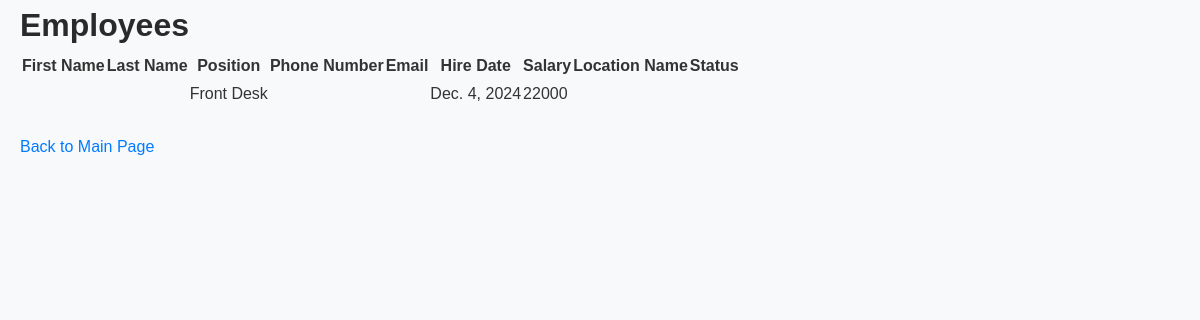
The app's page /employees/, older data.
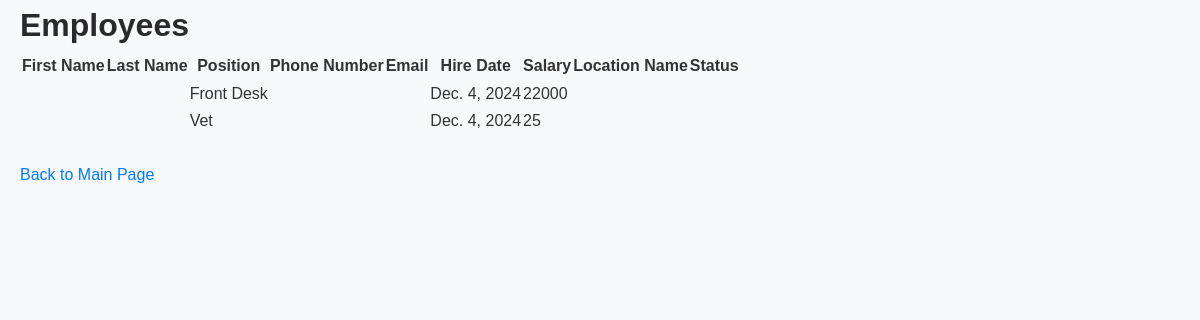
The same page, newer data.
### shelterapp/models.py (models this page shows, shortened)
class Staff(models.Model):
    staffID = models.AutoField(primary_key=True, unique=True)
    user = models.OneToOneField(CustomUser, on_delete=models.CASCADE, related_name='staff_profile')
    position = models.CharField(max_length=100)
    phone_number = models.CharField(
        max_length=14,  # Adjusted for (XXX) XXX-XXXX format
        validators=[
            RegexValidator(
                regex=r'^\(\d{3}\) \d{3}-\d{4}$',
                message="Phone number must be in the format '(XXX) XXX-XXXX'."
            )
        ]
    )
    hireDate = models.DateField()
    salary = models.IntegerField()

### shelterapp/views.py (the view)
# urls.py: path('employees/', views.view_employees, name='view_employees')
def view_employees(request):
    employees = Staff.objects.all()
    return render(request, 'view_employees.html', {'employees': employees})

### shelterapp/templates/view_employees.html (shortened to what this page needs)
<!DOCTYPE html>
<html lang="en">
<head>
    {% load static %}
    <link rel="stylesheet" href="{% static 'shelterapp/css/style.css' %}">
</head>
<body>
    <h1>Employees</h1>
    <table>
        <tr>
            <th>First Name</th>
            <th>Last Name</th>
            <th>Position</th>
            <th>Phone Number</th>
            <th>Email</th>
            <th>Hire Date</th>
            <th>Salary</th>
            <th>Location Name</th>
            <th>Status</th>
        </tr>
        {% for employee in employees %}
        <tr>
            <td>{{ employee.firstName }}</td>
            <td>{{ employee.lastName }}</td>
            <td>{{ employee.position }}</td>
            <td>{{ employee.phoneNumber }}</td>
            <td>{{ employee.email }}</td>
            <td>{{ employee.hireDate }}</td>
            <td>{{ employee.salary }}</td>
            <td>{{ employee.workLocation }}</td>
            <td>{{ employee.status }}</td>
        </tr>
        {% empty %}
        <tr>
            <td colspan="11">No medical records available.</td>
        </tr>
        {% endfor %}
    </table>
    <br>
    <a href="{% url 'default_page' %}">Back to Main Page</a>
</body>
</html>

Row changes from the older to the newer data that the page shows:
added Staff: position "Vet", hireDate "Dec. 4, 2024", salary "25"
